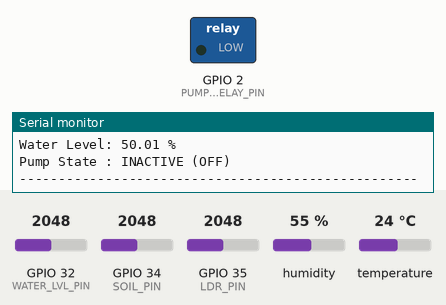
Recording of a sketch running on a simulated ESP32. Parts: switched loads named in the sketch (green lamp = pin HIGH), the last lines printed to the serial monitor. The test bench sets the inputs (shaded band); at power-on: GPIO 34 (SOIL_PIN) = 2048, GPIO 32 (WATER_LVL_PIN) = 2048, GPIO 35 (LDR_PIN) = 2048, humidity 55 %, temperature 24 °C. WiFi joins after 1.5 s; servers stay silent unless stated; web services answer with replies made up by the test bench.

Above: at 2.7 s.
2.8 s: GPIO 34 (SOIL_PIN) set to 2432
5.5 s: GPIO 34 (SOIL_PIN) set to 2524
At 6.4 s:
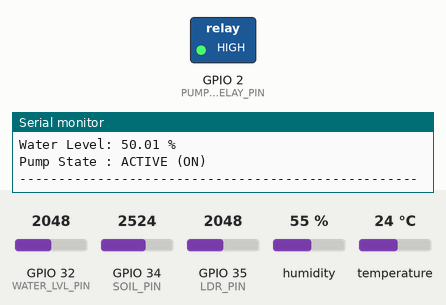
13.1 s: GPIO 32 (WATER_LVL_PIN) set to 845
17.4 s: GPIO 32 (WATER_LVL_PIN) set to 754
At 19.0 s:
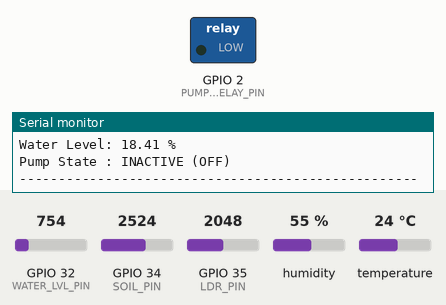
21.4 s: GPIO 32 (WATER_LVL_PIN) set to 1228
At 22.9 s:
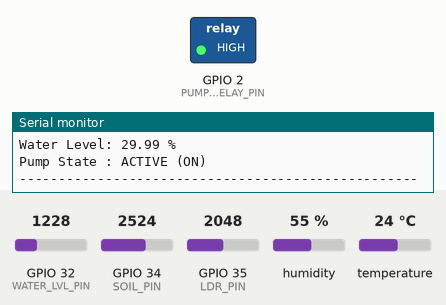
Timing chart, 0 to 24.4 s (numbered marks = the images above; inputs shaded):
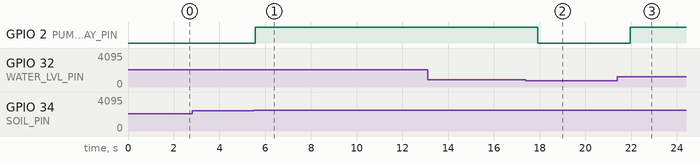

The sketch:

smart_agri_esp32.ino
```cpp
/**
 * @file smart_agri_esp32.ino
 * @brief Production IoT Edge Firmware for Smart Agriculture System.
 * Handles sensor sampling, threshold evaluations, edge actuation loops,
 * and data streaming via Wi-Fi networks to cloud servers.
 */

#include <WiFi.h>
#include <HTTPClient.h>
#include "DHT.h"

// Hardware Pin Definitions Matrix
#define DHTPIN 15          // Digital Input for DHT22 Environmental Array
#define DHTTYPE DHT22      // Specified Sensor Subclass
#define SOIL_PIN 34        // Analog Input for Soil Moisture Simulation
#define LDR_PIN 35         // Analog Input for Solar Radiation Simulation
#define WATER_LVL_PIN 32   // Analog Input for Water Reservoir Simulation
#define PUMP_RELAY_PIN 2   // Digital Output Driver for Water Actuator

// Environment Configuration Metrics
const char* WIFI_SSID = "Wokwi-GUEST";     // Target Network Identifier for Wokwi Environment
const char* WIFI_PASSWORD = "";            // Open Authentication Layout
const char* TS_SERVER = "http://api.thingspeak.com/update";
const String TS_API_KEY = "YOUR_THINGSPEAK_WRITE_API_KEY"; // <-- Update with your key

// System Ingestion Control Guard
unsigned long precedingTelemetryEpoch = 0;
const unsigned long telemetryTransmissionInterval = 15000; // 15s Cloud Update Throttle

// System Safety Control Thresholds
const float SOIL_DRY_THRESHOLD = 40.0;     // Run irrigation below 40% moisture
const float CRITICAL_TEMP_LIMIT = 40.0;    // High-heat flag limit
const float MIN_WATER_RESERVOIR = 20.0;    // Low-water safety cutoff point

DHT dhtEngine(DHTPIN, DHTTYPE);

void setup() {
    Serial.begin(115200);
    Serial.println("\n==================================================");
    Serial.println("[SYSTEM INIT] Booting Smart Agriculture Core...");
    Serial.println("==================================================");

    pinMode(PUMP_RELAY_PIN, OUTPUT);
    digitalWrite(PUMP_RELAY_PIN, LOW); // Fail-safe default: Pump OFF

    dhtEngine.begin();

    // Connect to local network gateway
    WiFi.begin(WIFI_SSID, WIFI_PASSWORD);
    Serial.print("[NET INIT] Connecting to Network Node");
    while (WiFi.status() != WL_CONNECTED) {
        delay(500);
        Serial.print(".");
    }
    Serial.println("\n[NET OK] Connected to Gateway successfully.");
    Serial.print("[NET IP] Edge IP Address allocation: ");
    Serial.println(WiFi.localIP());
}

void loop() {
    // 1. Data Acquisition Phase (Non-blocking reads)
    float airHumidity = dhtEngine.readHumidity();
    float airTemperature = dhtEngine.readTemperature();

    // Read raw ADC signals (0 to 4095 range)
    int rawSoilLevel = analogRead(SOIL_PIN);
    int rawSolarLight = analogRead(LDR_PIN);
    int rawWaterLevel = analogRead(WATER_LVL_PIN);

    // Convert raw ADC readings to percentage values
    float normalizedSoilMoisture = (1.0 - ((float)rawSoilLevel / 4095.0)) * 100.0;
    float normalizedLightIntensity = (((float)rawSolarLight / 4095.0)) * 100.0;
    float normalizedWaterLevel = (((float)rawWaterLevel / 4095.0)) * 100.0;

    // Handle transient read errors gracefully
    if (isnan(airHumidity) || isnan(airTemperature)) {
        Serial.println("[WARN] DHT Sensor returned invalid telemetry frame. Retrying...");
        delay(2000);
        return;
    }

    // 2. Local Control & Safety Logic Phase (Edge Computing)
    int pumpStatusFlag = 0;

    if (normalizedSoilMoisture < SOIL_DRY_THRESHOLD) {
        // Safety check: Ensure the reservoir has enough water before starting the pump
        if (normalizedWaterLevel > MIN_WATER_RESERVOIR) {
            digitalWrite(PUMP_RELAY_PIN, HIGH);
            pumpStatusFlag = 1;
            Serial.println("[ACTUATION] Low Soil Moisture detected. Activating Pump.");
        } else {
            digitalWrite(PUMP_RELAY_PIN, LOW);
            pumpStatusFlag = 0;
            Serial.println("[CRITICAL] Low Moisture but Water Reservoir is EMPTY. Pump locked out for safety!");
        }
    } else {
        digitalWrite(PUMP_RELAY_PIN, LOW);
        pumpStatusFlag = 0;
    }

    if (airTemperature > CRITICAL_TEMP_LIMIT) {
        Serial.println("[ALERT] Critical Thermal Threshold exceeded in agricultural zone!");
    }

    // 3. Local Hardware Telemetry Reporting
    Serial.println("\n----------------- TELEMETRY FRAME -----------------");
    Serial.printf("Air Temp   : %.2f °C\n", airTemperature);
    Serial.printf("Air Humid  : %.2f %%\n", airHumidity);
    Serial.printf("Soil Moist : %.2f %%\n", normalizedSoilMoisture);
    Serial.printf("Light Int  : %.2f %%\n", normalizedLightIntensity);
    Serial.printf("Water Level: %.2f %%\n", normalizedWaterLevel);
    Serial.printf("Pump State : %s\n", pumpStatusFlag ? "ACTIVE (ON)" : "INACTIVE (OFF)");
    Serial.println("---------------------------------------------------");

    // 4. Cloud Streaming Infrastructure Control Loop
    unsigned long currentEpoch = millis();
    if (currentEpoch - precedingTelemetryEpoch >= telemetryTransmissionInterval) {
        precedingTelemetryEpoch = currentEpoch;

        if (WiFi.status() == WL_CONNECTED) {
            HTTPClient httpGateway;

            // Construct the HTTP POST endpoint payload string
            String networkPayload = String(TS_SERVER) + "?api_key=" + TS_API_KEY
                                  + "&field1=" + String(airTemperature)
                                  + "&field2=" + String(airHumidity)
                                  + "&field3=" + String(normalizedSoilMoisture)
                                  + "&field4=" + String(normalizedLightIntensity)
                                  + "&field5=" + String(pumpStatusFlag);

            httpGateway.begin(networkPayload);
            int functionalHttpResponse = httpGateway.GET();

            if (functionalHttpResponse > 0) {
                Serial.printf("[CLOUD OK] Telemetry synchronized. Response Code: %d\n", functionalHttpResponse);
            } else {
                Serial.printf("[ERROR] Network post transaction failed. Code: %s\n", httpGateway.errorToString(functionalHttpResponse).c_str());
            }
            httpGateway.end();
        } else {
            Serial.println("[NET WARN] Local link dropped. Buffering cloud update.");
        }
    }

    delay(2000); // Standard polling delay loop execution pacing
}
```

Measured:
- the behaviour switches between 2457 and 2458 on GPIO 34 (SOIL_PIN) (found by bisection; images 0 and 1)
- the behaviour switches between 820 and 819 on GPIO 32 (WATER_LVL_PIN) (found by bisection; images 1 and 2)
- after the input at 5.5 s, GPIO 2 (PUMP_RELAY_PIN): LOW → HIGH after 0.06 s
- after the input at 17.4 s, GPIO 2 (PUMP_RELAY_PIN): HIGH → LOW after 0.52 s
- after the input at 21.4 s, GPIO 2 (PUMP_RELAY_PIN): LOW → HIGH after 0.57 s
